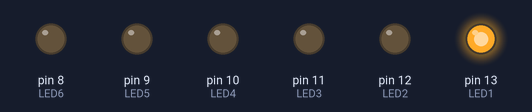
Simulated run of this sketch. Board: Arduino Uno, built with avr-gcc and run on an emulated ATmega328P. Parts: output pins drawn as LEDs (lit = HIGH).

Above: at 0.05 s.
At 0.55 s:
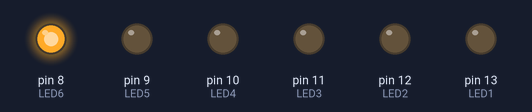
At 0.75 s:
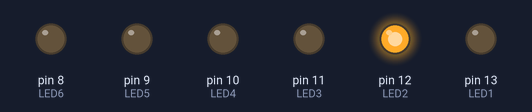
At 1.45 s:
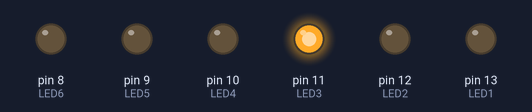
At 2.15 s:
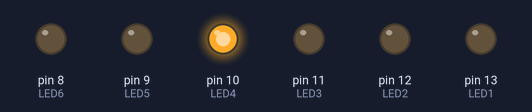
At 2.85 s:
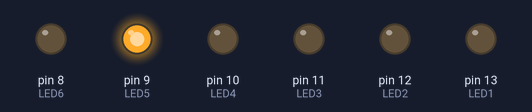
Timing chart, 0 to 3.1 s (numbered marks = the images above):
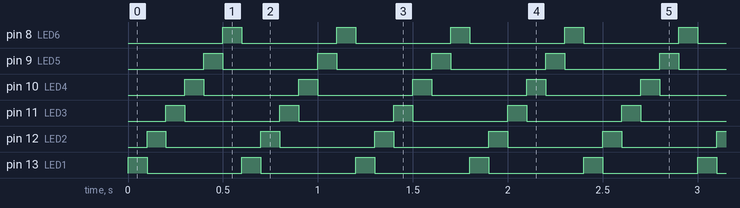

Measured:
- by itself, pin 8 (LED6), pin 9 (LED5), pin 10 (LED4), pin 11 (LED3), pin 12 (LED2), pin 13 (LED1): alternates HIGH for 0.10 s and LOW for 0.50 s
- by itself, everything shown: repeats every 0.60 s, in 6 steps

The sketch:

LEDCODE.ino
```cpp
const int LED1 = 13;
const int LED2 = 12;
const int LED3 = 11;
const int LED4 = 10;
const int LED5 = 9;
const int LED6 = 8;


void setup() {
  pinMode(LED1, OUTPUT);
  pinMode(LED2, OUTPUT);
  pinMode(LED3, OUTPUT);
  pinMode(LED4, OUTPUT);
  pinMode(LED5, OUTPUT);
  pinMode(LED6, OUTPUT);
}

void loop() {
  digitalWrite(LED1, HIGH);
  delay(100);
  digitalWrite(LED1, LOW);
  digitalWrite(LED2, HIGH);
  delay(100);
  digitalWrite(LED2, LOW);
  digitalWrite(LED3, HIGH);
  delay(100);
  digitalWrite(LED3, LOW);
  digitalWrite(LED4, HIGH);
  delay(100);
  digitalWrite(LED4, LOW);
  digitalWrite(LED5, HIGH);
  delay(100);
  digitalWrite(LED5, LOW);
  digitalWrite(LED6, HIGH);
  delay(100);
  digitalWrite(LED6, LOW);
}
```
